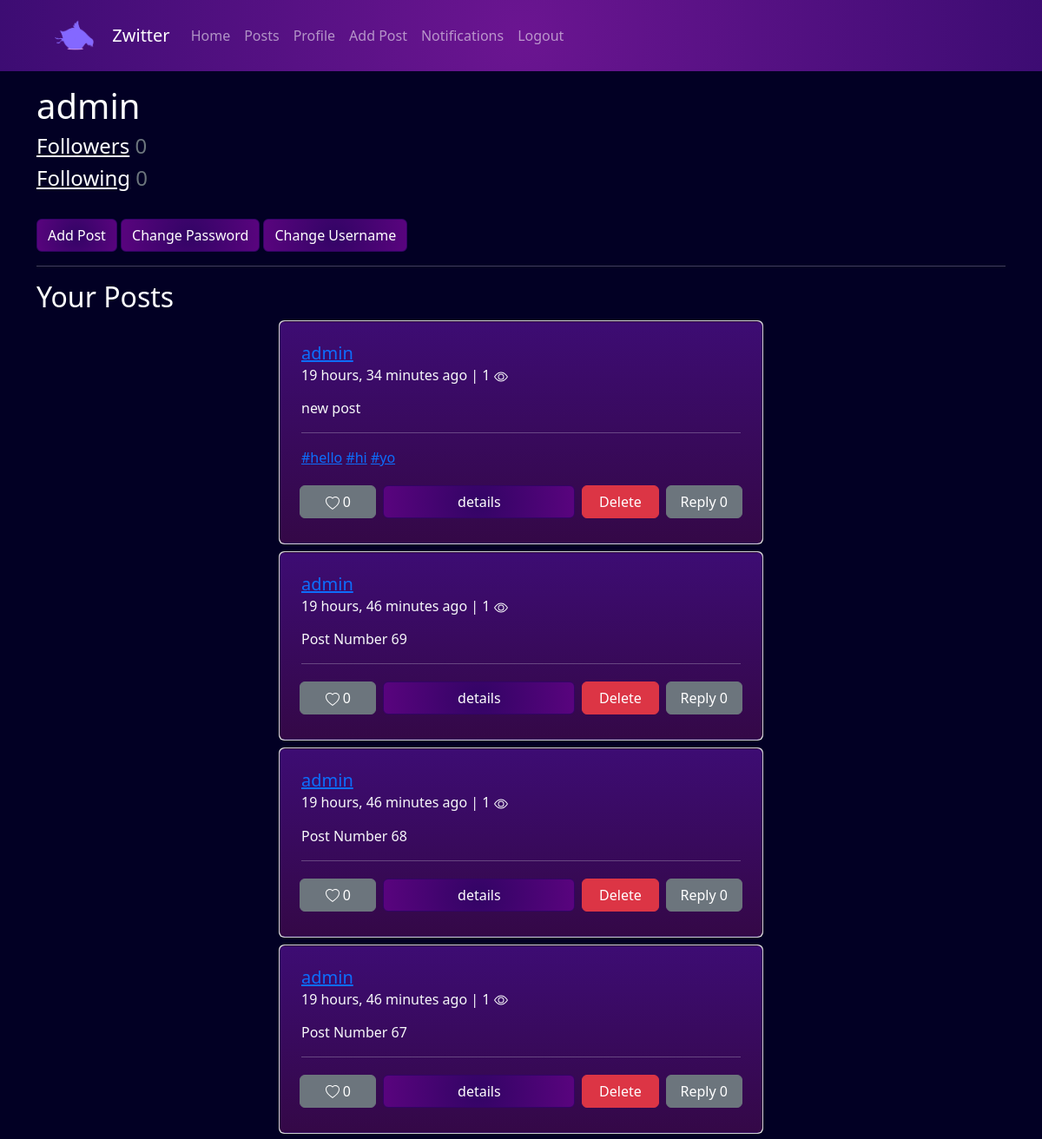
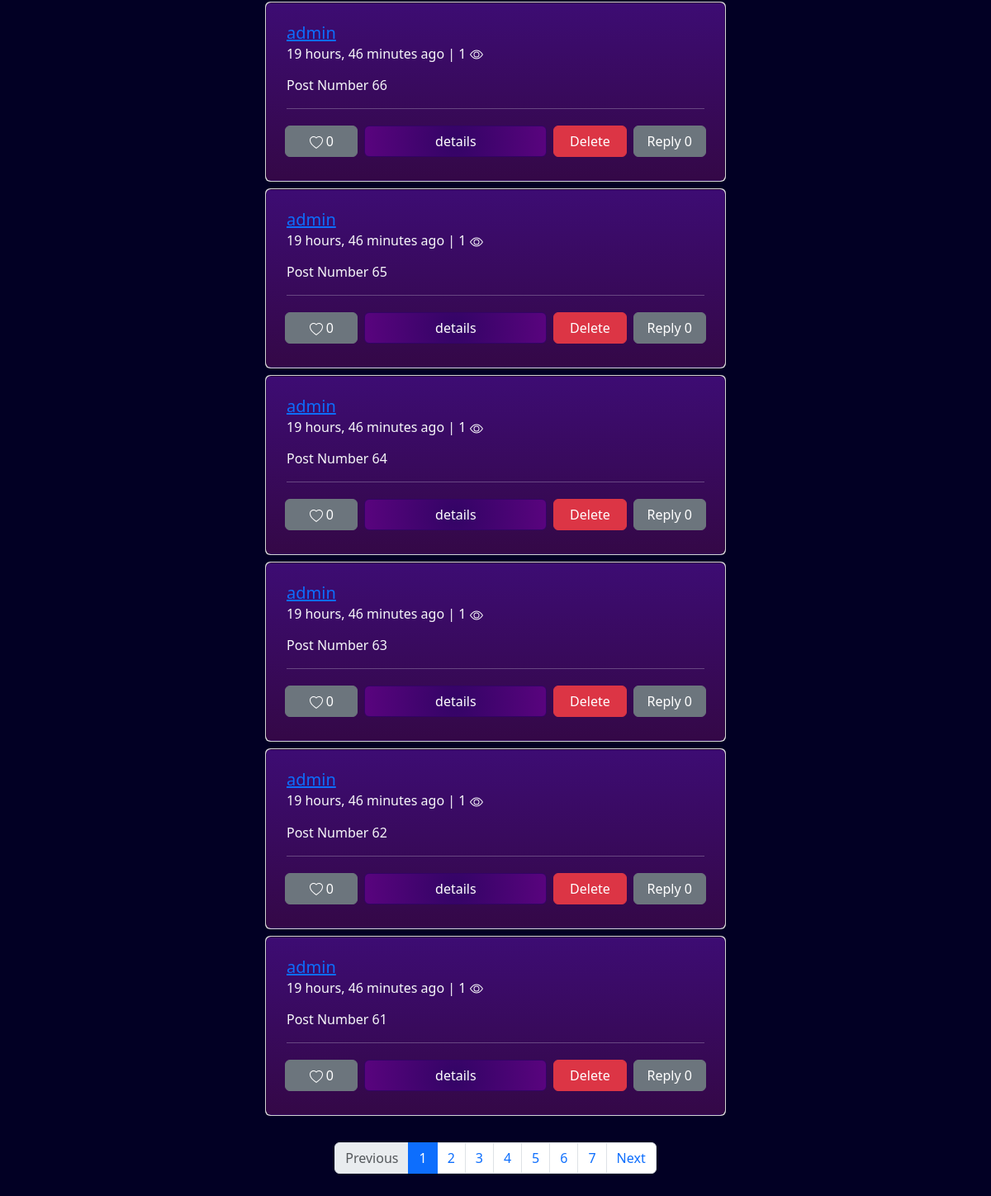
Page /accounts/profile/1/ (signed in) on the committed database (2 pictures, top to bottom).
### accounts/models.py (models this page shows, shortened)
class User(AbstractBaseUser):
    username = models.CharField(max_length=255, blank=True, null=True, unique=True)
    email = models.EmailField(unique=True)
    phone_number = models.CharField(max_length=11, blank=True, null=True, unique=True)
    is_active = models.BooleanField(default=True)
    is_superuser = models.BooleanField(default=False)
    is_admin = models.BooleanField(default=False)
    objects = UserManager()
    USERNAME_FIELD = "email"
    EMAIL_FIELD = "email"
    REQUIRED_FIELDS = []
    def __str__(self):
        if self.username:
            return self.username
        return self.email

### posts/models.py (models this page shows, shortened)
class Post(models.Model):
    TEXT = "TXT"
    IMAGE = "IMG"
    VIDEO = "VID"
    REPOST = "REP"
    POST_TYPE_CHOICES = [
        (TEXT, "Text"),
        (IMAGE, "Image"),
        (VIDEO, "Video"),
        (REPOST, "Repost"),
    ]
    user = models.ForeignKey(User, on_delete=models.CASCADE, related_name="posts")
    body = models.TextField(max_length=4000, null=True, blank=True)
    image = models.ImageField(null=True, blank=True)
    video = models.FileField(
        validators=[
            FileExtensionValidator(
                allowed_extensions=["MOV", "avi", "mp4", "webm", "mkv"]
            )
        ],
        null=True,
        blank=True,
    )
    post_type = models.CharField(max_length=3, choices=POST_TYPE_CHOICES, default=TEXT)
    created = models.DateTimeField(auto_now_add=True)
    updated = models.DateTimeField(auto_now=True)
    tags = models.ManyToManyField(Tag, related_name="posts", blank=True)
    root = models.ForeignKey(
        "self", on_delete=models.CASCADE, related_name="replies", blank=True, null=True
    )
    reposted_from = models.ForeignKey(
        "self", on_delete=models.CASCADE, related_name="reposts", null=True, blank=True
    )
    class Meta:
        ordering = ("-updated",)
    def get_absolute_url(self):
        return reverse("posts:post_detail", args=[self.pk])
    def is_liked(self, user):
        if not user.is_authenticated:
            return False
        return Like.objects.filter(post=self, user=user).exists()
    @property
    def views_count(self):
        return PostView.objects.filter(post=self).count()

class Tag(models.Model):
    title = models.CharField(max_length=255, unique=True)
    def __str__(self):
        return self.title
    def get_absolute_url(self):
        return reverse("posts:tag", args=[self.title])

### accounts/views.py (the view, shortened to what this page needs)
# urls.py: path("profile/<int:pk>/", views.ProfileView.as_view(), name="profile"),
class ProfileView(View):
    template_name = "accounts/profile.html"
    def get(self, request, pk):
        user = get_object_or_404(User, pk=pk)
        posts = Post.objects.filter(user=user)
        paginator = Paginator(object_list=posts, per_page=10, orphans=5)
        page_number = request.GET.get("page", 1)
        posts = paginator.get_page(page_number)
        paginator_range = posts.paginator.get_elided_page_range(page_number)
        follow_requests = None
        if request.user == user:
            follow_requests = Following.objects.filter(followed=user, accepted=False)
        following = Following.objects.filter(follower=user, accepted=True)
        followers = Following.objects.filter(followed=user, accepted=True)
        is_requested = Following.objects.filter(
            follower=request.user, followed=user, accepted=False
        ).exists()
        is_followed = Following.objects.filter(
            follower=request.user, followed=user, accepted=True
        ).exists()
        is_mute = False
        if is_followed:
            is_mute = Following.objects.get(
                follower=request.user, followed=user, accepted=True
            ).mute
        for post in posts:
            add_view(request, post)
        return render(
            request,
            self.template_name,
            {
                "posts": posts,
                "profile_user": user,
                "follow_requests": follow_requests,
                "following": following,
                "followers": followers,
                "paginator_range": paginator_range,
                "is_requested": is_requested,
                "is_followed": is_followed,
                "is_mute": is_mute,
            },
        )

### notifications/templatetags/new_notifs_count.py (called while the page is built)
def new_notifs_count(user):
    return Notification.objects.filter(user=user, is_read=False).count()

### posts/templatetags/is_liked.py (called while the page is built)
def is_liked(post, user):
    return post.is_liked(user)

### posts/templatetags/like_count.py (called while the page is built)
def like_count(post):
    return post.likes.count()

### posts/templatetags/reply_count.py (called while the page is built)
def reply_count(post):
    return post.replies.count()

### utils.py (called while the page is built)
def get_client_ip(request):
    x_forwarded_for = request.META.get("HTTP_X_FORWARDED_FOR")
    if x_forwarded_for:
        ip = x_forwarded_for.split(",")[0]
    else:
        ip = request.META.get("REMOTE_ADDR")
    return ip

def add_view(request, post):
    ip = get_client_ip(request)
    PostView.objects.get_or_create(ip=ip, post=post)

### templates/accounts/profile.html (shortened to what this page needs)
{% extends 'base.html' %}
{% block body %}
<h1>{{ profile_user }}</h1>
<h4>
  <a class="text-reset text-decoration-none" href="{% url 'accounts:followers' profile_user.pk %}"><u>Followers</u>
    <span class="text-secondary"> {{ followers.count }}</span></a>
</h4>
<h4>
  <a class="text-reset text-decoration-none" href="{% url 'accounts:following' profile_user.pk %}"><u>Following</u>
    <span class="text-secondary">{{ following.count }}</span></a>
</h4>
<br>
{% if profile_user == user %}
<a class="btn btn-primary detail-button" href="{% url 'posts:create_post' %}">Add Post</a>
<a class="btn btn-primary detail-button" href="{% url 'accounts:password_reset'%}">Change Password</a>
<a class="btn btn-primary detail-button" href="{% url 'accounts:change_username'%}">Change Username</a>
{% endif %}
<hr>
<h2>{% if profile_user == user %} Your {% else %} {{ profile_user|title }}'s {% endif %} Posts</h2>
{% include 'inc/posts.html' %}
{% endblock %}

### templates/base.html (shortened to what this page needs)
{% load static %}
<!doctype html>
<html lang="en">
<head>
  <link href="https://cdn.jsdelivr.net/npm/bootstrap@5.3.0/dist/css/bootstrap.min.css" rel="stylesheet"
>
  <link rel="stylesheet" href="{% static 'css/style.css' %}">
</head>
<body style="background-color: #020024; color: white;">
  {% include 'inc/navbar.html' %}
  <div class="container my-3">
    {% block body %}
    {% endblock %}
  </div>
</body>
</html>

### templates/inc/navbar.html (shortened to what this page needs)
{% load static %}
{% load new_notifs_count %}
<nav class="px-5 py-3 navbar navbar-expand-lg navbar-dark text-dark"
  style="background: radial-gradient(circle, rgba(107,21,145,1) 0%, rgba(61,12,115,1) 100%)">
  <div class="container-fluid">
    <img class="navbar-brand" src="{% static 'img/logo.png' %}" height="50px">
    <a class="navbar-brand" href="{% url 'pages:home' %}">Zwitter</a>
    <div class="collapse navbar-collapse" id="navbarSupportedContent">
      <ul class="navbar-nav me-auto mb-2 mb-lg-0">
        <li class="nav-item">
          <a class="nav-link" href="{% url 'pages:home' %}">Home</a>
        </li>
        <li class="nav-item">
          <a class="nav-link" href="{% url 'posts:posts' %}">Posts</a>
        </li>
        {% if not user.is_authenticated %}
        <li class="nav-item">
          <a class="nav-link" href="{% url 'accounts:user_register' %}">Register</a>
        </li>
        <li class="nav-item">
          <a class="nav-link" href="{% url 'accounts:login' %}">Login</a>
        </li>
        {% else %}
        <li class="nav-item">
          <a class="nav-link" href="{% url 'accounts:profile' user.pk %}">Profile</a>
        </li>
        <li class="nav-item">
          <a class="nav-link" href="{% url 'posts:create_post' %}">Add Post</a>
        </li>
        <li class="nav-item pull-right">
          <a class="nav-link" href="{% url 'notifs:notifs_list' %}">
            {% if user|new_notifs_count > 0 %} <b>Notifications ({{ user|new_notifs_count }})</b>
            {% else %}
            Notifications
            {% endif %}</a>
        </li>
        <li class="nav-item">
          <a class="nav-link" href="{% url 'accounts:logout' %}">Logout</a>
        </li>
        {% endif %}
    </div>
  </div>
</nav>

### templates/inc/posts.html (shortened to what this page needs)
{% load is_liked %}
{% load like_count %}
{% load reply_count %}
{% for post in posts %}
<div class="card mx-auto m-2 col-lg-6 d-flex justify-content-center">
  <div class="card text-light p-2"
    style="background: linear-gradient(180deg, rgba(61,12,115,1) 0%, rgba(52,8,71,1) 100%)">
    <div class="card-body">
      <h5 class="card-title"><a href="{% url 'accounts:profile' post.user.pk %}">{{ post.user }}</a>
      </h5>
      <h6 class="card-subtitle mb-2 text-light">{{ post.updated|timesince }} ago | {{post.views_count}} </h6>
      {% if post.post_type == 'REP' %}
      {% if post.reposted_from.post_type != 'TXT' %}
      {% if post.reposted_from.post_type == 'IMG' %}
      <img class="card-img-top" src="{{ post.reposted_from.image.url }}" alt="Card image cap">
      {% elif post.reposted_from.post_type == 'VID' %}
      <video class="card-img-top" controls>
        <source src="{{ post.video.url }}" type="video/mp4">
      </video>
      {% endif %}
      <p class="card-text my-3">{{ post.reposted_from.body }}</p>
      {% endif %}
      {% else %}
      <p class="card-text my-3">{{ post.body }}</p>
      {% endif %}
      <hr>
      {% if post.tags.all %}
      <p>{% for tag in post.tags.all %} <a href="{{ tag.get_absolute_url }}">#{{ tag }}</a> {% endfor %} </p>
      {% endif %}
      <div class="row d-flex justify-content-center">
        {% if not post|is_liked:user %}
        <a class="btn btn-secondary col-2 m-1" href="{% url 'posts:like' post.pk %}?next={{ request.get_full_path }}">
           {{ post|like_count }}
        </a>
        {% endif %}
        <a href="{{ post.get_absolute_url }}" class="btn btn-primary detail-button col-5 m-1">details</a>
        {% if user == post.user %}
        <a class="btn btn-danger col-2 m-1" href="{% url 'posts:repost' post.pk %}">Delete</a>
        {% else %}
        <a class="btn btn-secondary col-2 m-1" href="{% url 'posts:repost' post.pk %}">Repost</a>
        {% endif %}
        <a class="btn btn-secondary col-2 m-1" href="{% url 'posts:reply' post.pk %}">Reply {{ post|reply_count }}</a>
      </div>
    </div>
  </div>
</div>
{% empty %}
<h2 class="text-center">Wow, Such empty :(</h2>
{% endfor %}
<br>
{% if posts and posts.paginator.num_pages > 1 %}
<nav aria-label="...">
  <ul class="pagination justify-content-center">
    {% if posts.has_previous %}
    <li class="page-item">
      <a class="page-link" href="{{ request.path }}?page={{ posts.previous_page_number }}">Previous</a>
    </li>
    {% else %}
    <li class="page-item disabled">
      <a class="page-link">Previous</a>
    </li>
    {% endif %}
    {% for page_number in paginator_range %}
    {% if page_number == posts.paginator.ELLIPSIS %}
    <li class="page-item"><a class="page-link">{{ page_number }}</a></li>
    {% else %}
    <li class="page-item {% if page_number == posts.number %}active{% endif %}"><a class="page-link"
        href="{{ request.path }}?page={{ page_number }}">{{ page_number }}</a></li>
    {% endif %}
    {% endfor %}
    {% if posts.has_next %}
    <li class="page-item">
      <a class="page-link" href="{{ request.path }}?page={{ posts.next_page_number }}">Next</a>
    </li>
    {% else %}
    <li class="page-item disabled">
      <a class="page-link">Next</a>
    </li>
    {% endif %}
  </ul>
</nav>
<br><br>
{% endif %}

### static/css/style.css (style rules this page uses)
.detail-button { background: radial-gradient(circle, rgba(50, 4, 101, 1) 0%, rgba(89, 4, 126, 1) 99%); border-color: rgba(50, 4, 101, 1); transition-duration: 0.2s; }

### rows in the picture
User: username "admin"
Post: user "admin", updated "19 hours, 34 minutes", views_count "1", body "new post", id "0", shows "Delete"
Tag: title "hello"
Tag: title "hi"
Tag: title "yo"
Post: user "admin", updated "19 hours, 46 minutes", views_count "1", body "Post Number 69", id "0", shows "Delete"
Post: user "admin", updated "19 hours, 46 minutes", views_count "1", body "Post Number 68", id "0", shows "Delete"
Post: user "admin", updated "19 hours, 46 minutes", views_count "1", body "Post Number 67", id "0", shows "Delete"
Post: user "admin", updated "19 hours, 46 minutes", views_count "1", body "Post Number 66", id "0", shows "Delete"
Post: user "admin", updated "19 hours, 46 minutes", views_count "1", body "Post Number 65", id "0", shows "Delete"
Post: user "admin", updated "19 hours, 46 minutes", views_count "1", body "Post Number 64", id "0", shows "Delete"
Post: user "admin", updated "19 hours, 46 minutes", views_count "1", body "Post Number 63", id "0", shows "Delete"
Post: user "admin", updated "19 hours, 46 minutes", views_count "1", body "Post Number 62", id "0", shows "Delete"
Post: user "admin", updated "19 hours, 46 minutes", views_count "1", body "Post Number 61", id "0", shows "Delete"

### other values in the picture
{{ followers.count }} "0"
{{ following.count }} "0"
{{ page_number }} "1" "2" "3" "4" "5" "6" "7"
